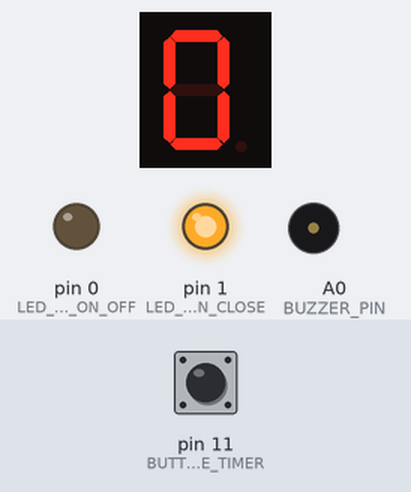
A sketch run on a simulated Arduino Uno, built with avr-gcc and run on an emulated ATmega328P. On the bench: 1-digit seven-segment display, output pins drawn as LEDs (lit = HIGH), buzzer (waves = sounding, pin HIGH). Wiring (inferred from the names in the program): 1-digit 7-segment display, segments lit when HIGH: segments pin 2, pin 3, pin 4, pin 5, pin 6, pin 7, pin 8. Inputs (shaded band) come from the test bench; at power-on: pin 11 (BUTTON_INCREASE_TIMER) HIGH. The segment pins are drawn as the display they are named for; pins used as bus, display or sensor lines are not drawn.

Above: at 0.15 s.
At 1.0 s:
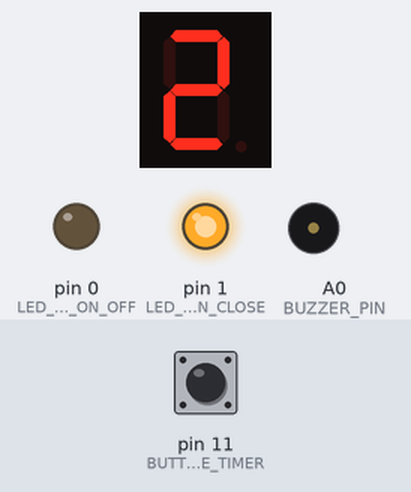
At 1.6 s:
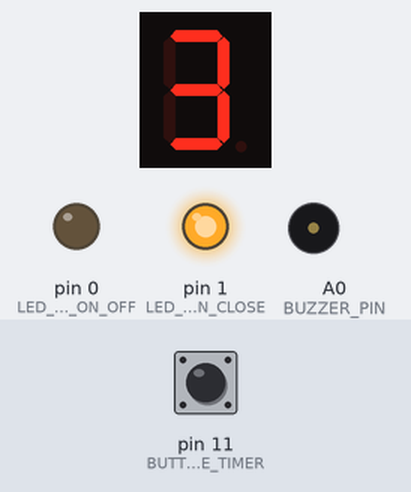
At 3.4 s:
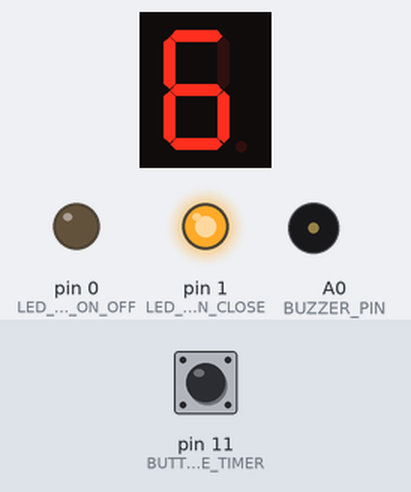
At 4.6 s:
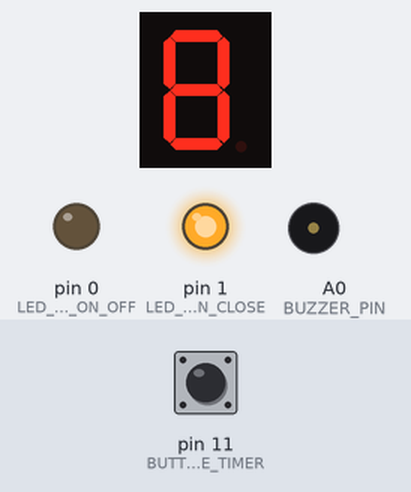
At 6.4 s:
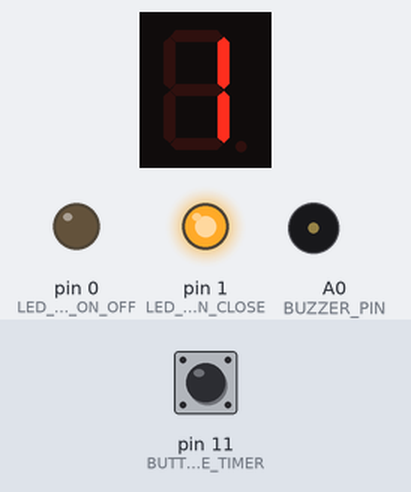

Measured:
- by itself, everything shown: repeats every 6.0 s, in 10 steps
- what the display in image 1 shows lasts 0.6 s, from 0.9 s to 1.5 s

The sketch:

arduinoOvenControl.ino
```cpp
enum SEG7 {
  SEG_A = 2,
  SEG_B,
  SEG_C,
  SEG_D,
  SEG_E,
  SEG_F,
  SEG_G,
  SEG_DP} display_7;

enum Button {
  BUTTON_ON_OFF_MICROWAVE= 9,
  BUTTON_OPEN_CLOSE_MICROWAVE,
  BUTTON_INCREASE_TIMER,
  BUTTON_DECREASE_TIMER
}button;

enum LED {
	LED_OVEN_ON_OFF=0,
  	LED_OPEN_CLOSE
}leds;

typedef enum states {
    WAITING,
    COOKING,
    UPDATE_DISPLAY
} _state;
//declaração das variaveis globais
int BUZZER_PIN = A0;
int C_FREQUENCY = 261; // valor par o buzzer emitir a nota Dó
int VALUE_TO_SET_IN_DISPLAY=0;
int UPDOWN_DISPLAY = false;
_state fsm_state = WAITING; // estado inicial fsm
//declaração dos protitpos de função
void Set_Display(int number);
void Update_Display(bool UpDown);
void Active_buzzer(void);

void setup()
{
  for(int i = SEG_A; i <= SEG_DP;i++){
 	 pinMode(i, OUTPUT);
     digitalWrite(i, LOW);
  }
  for(int i = BUTTON_ON_OFF_MICROWAVE; i <= BUTTON_DECREASE_TIMER;i++){
 	 pinMode(i, INPUT_PULLUP);
  }
  for(int i = LED_OVEN_ON_OFF; i <= LED_OPEN_CLOSE;i++){
 	 pinMode(i, OUTPUT);
     digitalWrite(i, LOW);
  }
  pinMode(BUZZER_PIN,OUTPUT);
  digitalWrite(LED_OPEN_CLOSE,HIGH); // door is closed
  Set_Display(0);


}

void loop() {
  switch(fsm_state) { // start of switch case
    //do instructions in WAITING
    case WAITING:
    	if( digitalRead(BUTTON_INCREASE_TIMER) == HIGH){
          fsm_state = UPDATE_DISPLAY;
          UPDOWN_DISPLAY = true;
          break;
    	}
       	if( digitalRead(BUTTON_DECREASE_TIMER) == HIGH){
          fsm_state = UPDATE_DISPLAY;
          UPDOWN_DISPLAY = false;
          break;
    	}
    	if( (digitalRead(BUTTON_ON_OFF_MICROWAVE) == HIGH) & (digitalRead(LED_OPEN_CLOSE) == HIGH) ){
          fsm_state = COOKING;
          digitalWrite(LED_OVEN_ON_OFF,HIGH);
          break;
        }
    	if(digitalRead(BUTTON_OPEN_CLOSE_MICROWAVE) == HIGH){
    	  fsm_state = WAITING;
          digitalWrite(LED_OPEN_CLOSE, !digitalRead(LED_OPEN_CLOSE));

        }
    break;
    //do instructions in COOKING
    case COOKING:
    	if(VALUE_TO_SET_IN_DISPLAY > 0) {
          	Update_Display(false);
          	delay(1000);
        }
    	else {
          	Active_buzzer();
          	digitalWrite(LED_OVEN_ON_OFF,LOW);
			fsm_state = WAITING;
          	break;
        }
    	if(digitalRead(BUTTON_OPEN_CLOSE_MICROWAVE) == HIGH){
    		fsm_state = WAITING;
                digitalWrite(LED_OVEN_ON_OFF,LOW);
		digitalWrite(LED_OPEN_CLOSE,LOW);
          break;
        }
        if(digitalRead(BUTTON_ON_OFF_MICROWAVE) == HIGH){
    		fsm_state = WAITING;
                digitalWrite(LED_OVEN_ON_OFF,LOW);
		digitalWrite(LED_OPEN_CLOSE,HIGH);
          break;
        }
    break;
    //do instructions in UPDATE_DISPLAY
    case UPDATE_DISPLAY:
    	fsm_state = WAITING;
    	Update_Display(UPDOWN_DISPLAY);
    break;
    //default:

  } // end of switch
  delay(300);
}// end of loop()
void Active_buzzer(void) {
  tone(BUZZER_PIN,C_FREQUENCY); //
  delay(500);
  noTone(BUZZER_PIN);
}
void Update_Display(bool UpDown){

  if (UpDown == HIGH) {
    VALUE_TO_SET_IN_DISPLAY++;
    if (VALUE_TO_SET_IN_DISPLAY > 9){
    	VALUE_TO_SET_IN_DISPLAY = 0;
    }
  }
  else  {
    VALUE_TO_SET_IN_DISPLAY--;
    if (VALUE_TO_SET_IN_DISPLAY < 0){
    	VALUE_TO_SET_IN_DISPLAY = 9;
    }
  }
  Set_Display(VALUE_TO_SET_IN_DISPLAY);
}
void Set_Display(int number) {

  switch(number){

  	case 1:
	    digitalWrite(SEG_B, HIGH);
    	digitalWrite(SEG_C, HIGH);
    	digitalWrite(SEG_A, LOW);
    	digitalWrite(SEG_D, LOW);
    	digitalWrite(SEG_E, LOW);
    	digitalWrite(SEG_F, LOW);
    	digitalWrite(SEG_G, LOW);
  	break;

    case 2:
    	digitalWrite(SEG_A, HIGH);
	    digitalWrite(SEG_B, HIGH);
    	digitalWrite(SEG_G, HIGH);
    	digitalWrite(SEG_D, HIGH);
    	digitalWrite(SEG_E, HIGH);
    	digitalWrite(SEG_F, LOW);
        digitalWrite(SEG_C, LOW);
  	break;

    case 3:
    	digitalWrite(SEG_A, HIGH);
	    digitalWrite(SEG_B, HIGH);
    	digitalWrite(SEG_G, HIGH);
    	digitalWrite(SEG_C, HIGH);
    	digitalWrite(SEG_D, HIGH);
    	digitalWrite(SEG_E, LOW);
    	digitalWrite(SEG_F, LOW);
  	break;

    case 4:
    	digitalWrite(SEG_F, HIGH);
       	digitalWrite(SEG_G, HIGH);
        digitalWrite(SEG_B, HIGH);
    	digitalWrite(SEG_C, HIGH);
    	digitalWrite(SEG_A, LOW);
    	digitalWrite(SEG_D, LOW);
    	digitalWrite(SEG_E, LOW);

  	break;

    case 5:
    	digitalWrite(SEG_A, HIGH);
	    digitalWrite(SEG_F, HIGH);
   	 	digitalWrite(SEG_G, HIGH);
    	digitalWrite(SEG_C, HIGH);
    	digitalWrite(SEG_D, HIGH);
   		digitalWrite(SEG_B, LOW);
    	digitalWrite(SEG_E, LOW);

  	break;
    case 6:
    	digitalWrite(SEG_A, HIGH);
	    digitalWrite(SEG_F, HIGH);
   	 	digitalWrite(SEG_G, HIGH);
    	digitalWrite(SEG_C, HIGH);
    	digitalWrite(SEG_D, HIGH);
   		digitalWrite(SEG_E, HIGH);
		digitalWrite(SEG_B, LOW);

  	break;

    case 7:
    	digitalWrite(SEG_A, HIGH);
	    digitalWrite(SEG_B, HIGH);
    	digitalWrite(SEG_C, HIGH);
    	digitalWrite(SEG_G, LOW);
    	digitalWrite(SEG_D, LOW);
    	digitalWrite(SEG_E, LOW);
    	digitalWrite(SEG_F, LOW);
  	break;

    case 8:
    	digitalWrite(SEG_A, HIGH);
	    digitalWrite(SEG_B, HIGH);
    	digitalWrite(SEG_G, HIGH);
    	digitalWrite(SEG_C, HIGH);
    	digitalWrite(SEG_D, HIGH);
    	digitalWrite(SEG_E, HIGH);
    	digitalWrite(SEG_F, HIGH);
  	break;

    case 9:
    	digitalWrite(SEG_A, HIGH);
	    digitalWrite(SEG_B, HIGH);
    	digitalWrite(SEG_G, HIGH);
    	digitalWrite(SEG_C, HIGH);
    	digitalWrite(SEG_D, HIGH);
    	digitalWrite(SEG_F, HIGH);
    	digitalWrite(SEG_E, LOW);
  	break;
    default:
    	digitalWrite(SEG_B, HIGH);
    	digitalWrite(SEG_C, HIGH);
    	digitalWrite(SEG_F, HIGH);
    	digitalWrite(SEG_E, HIGH);
       	digitalWrite(SEG_A, HIGH);
    	digitalWrite(SEG_D, HIGH);
    	digitalWrite(SEG_G, LOW);
 }

}
```
